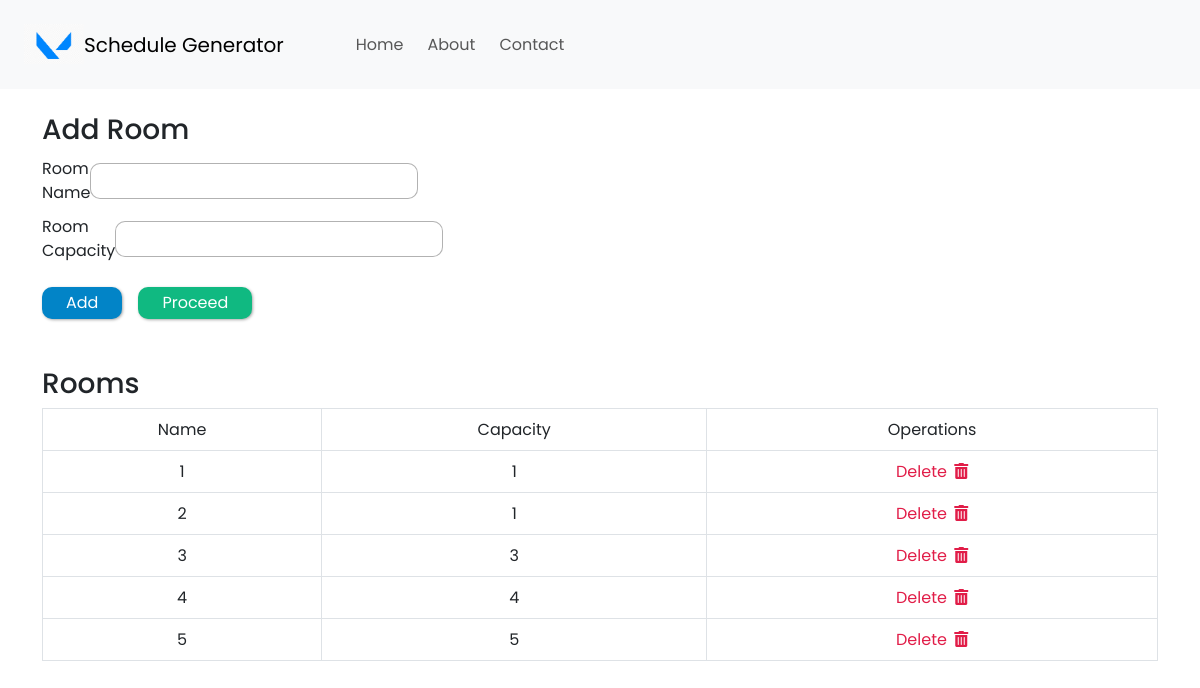
Page /add-room on the earlier database version.
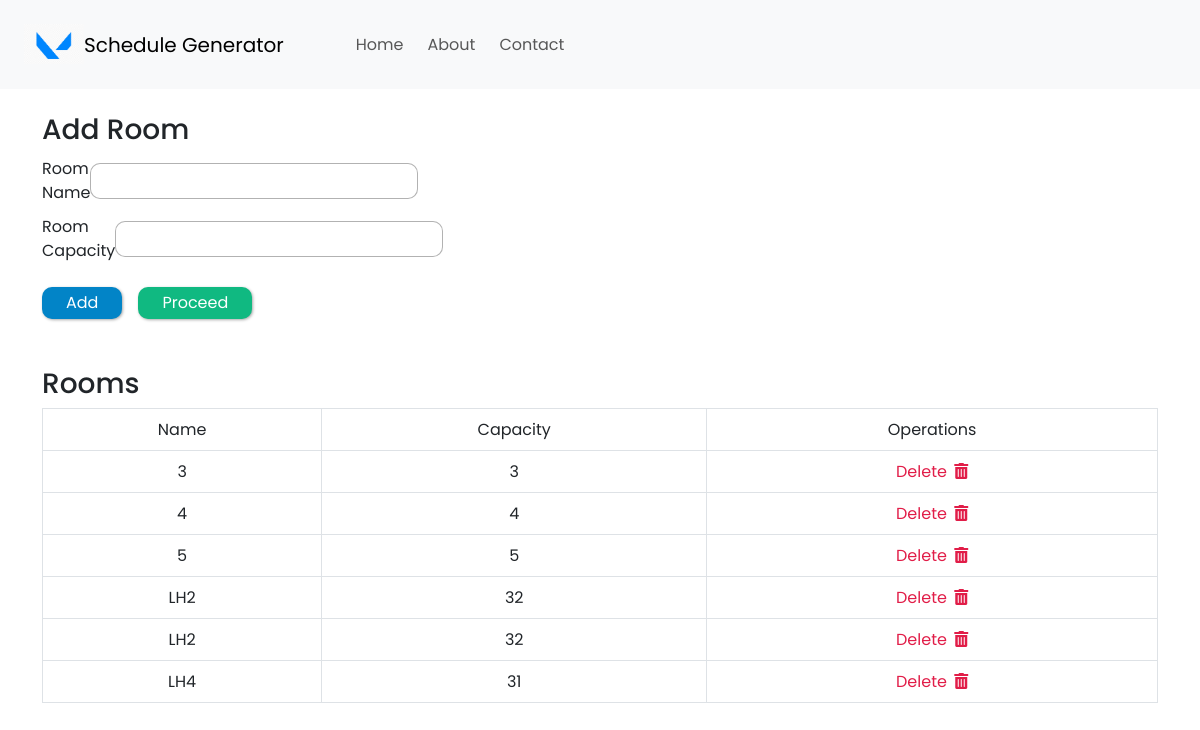
Same page on the later database version.
### my_app/models.py (models this page shows, shortened)
class Room(models.Model):
    name = models.CharField(max_length=100)
    capacity = models.IntegerField(default=0)

### my_app/views.py (the view)
# urls.py: path('add-room', views.addRoom, name='add-room'),
def addRoom(request):
    if request.method == 'POST':
        form = RoomForm(request.POST)
        if form.is_valid():
            form.save()
            all_rooms = Room.objects.all
            return render(request, 'add-room.html', {'all_rooms': all_rooms})
    else:
        all_rooms = Room.objects.all
        return render(request, 'add-room.html', {'all_rooms': all_rooms})

### my_app/templates/add-room.html (shortened to what this page needs)
{% extends 'base.html' %}
{% block content %}
{% load static %}
  <div style="width: 320px; margin-top: 1.5rem;">
    <form method="POST">
      <h3>Add Room</h3>
      <div class="input-container">
        <label>Room Name</label>
        <input class="input-fields" type="text" name="name" />
      </div>
      <div class="input-container">
        <label>Room Capacity</label>
        <input class="input-fields" type="number" name="capacity" />
      </div>
      <div class="d-flex align-items-center mt-4 gap-3">
        <button type="submit" class="add-button px-4 py-1">Add</button>
        <input type="button"
          value="Proceed"
          class="proceed-button px-4 py-1"
          onclick="window.location.href='/add-meetingTime'"
        />
      </div>
    </form>
  </div>
  {% if all_rooms %}
    <h3 class="mt-5">Rooms</h3>
    <table class="table table-bordered">
      <tr class="table-heading">
        <td>
          <center>Name</center>
        </td>
        <td>
          <center>Capacity</center>
          </td>
        <td>
          <center>Operations</center>
        </td>
      </tr>
      {% for room in all_rooms %}
        <tr class="table-data">
          <td>
            <center>{{ room.name }}</center>
          </td>
          <td>
            <center>{{ room.capacity }}</center>
          </td>
          <td>
            <center>
              <a class="delete-button" href="{% url 'delete-room' room.id %}">
               Delete
              <i class="fas fa-trash-alt" style="margin-left: 3px;"></i>
              </a>
            </center>
          </td>
        </tr>
      {% endfor %}
    </table>
  {% endif %}
{% endblock %}

Differences in the rows shown:
removed Room: name "1", capacity "1"
removed Room: name "2", capacity "1"
added Room: name "LH2", capacity "32"
added Room: name "LH2", capacity "32"
added Room: name "LH4", capacity "31"
